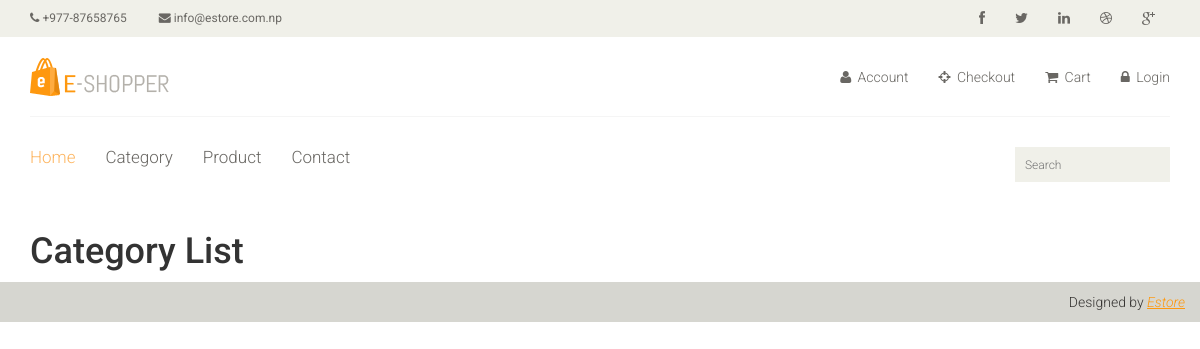
Page /category on the earlier database version.
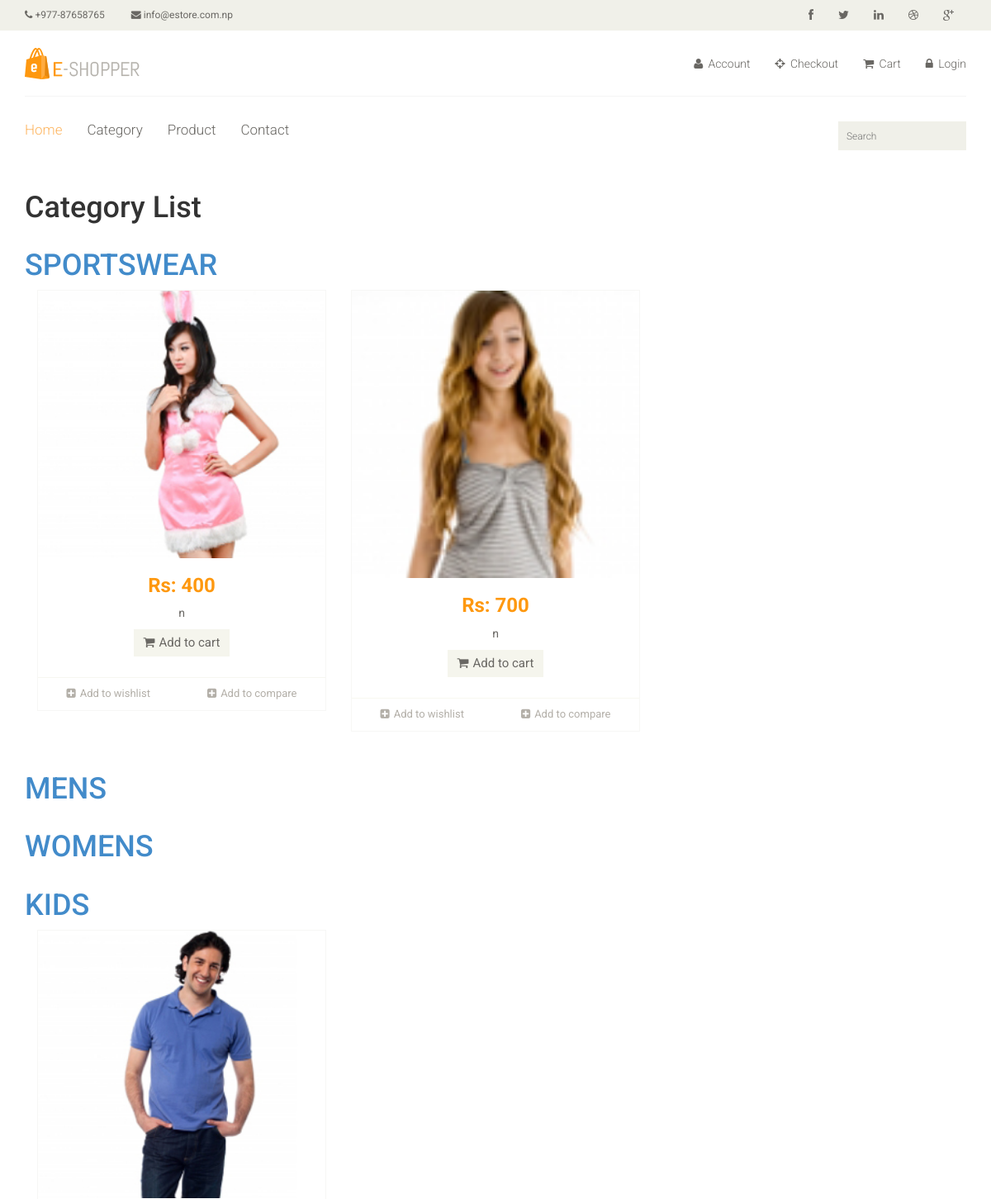
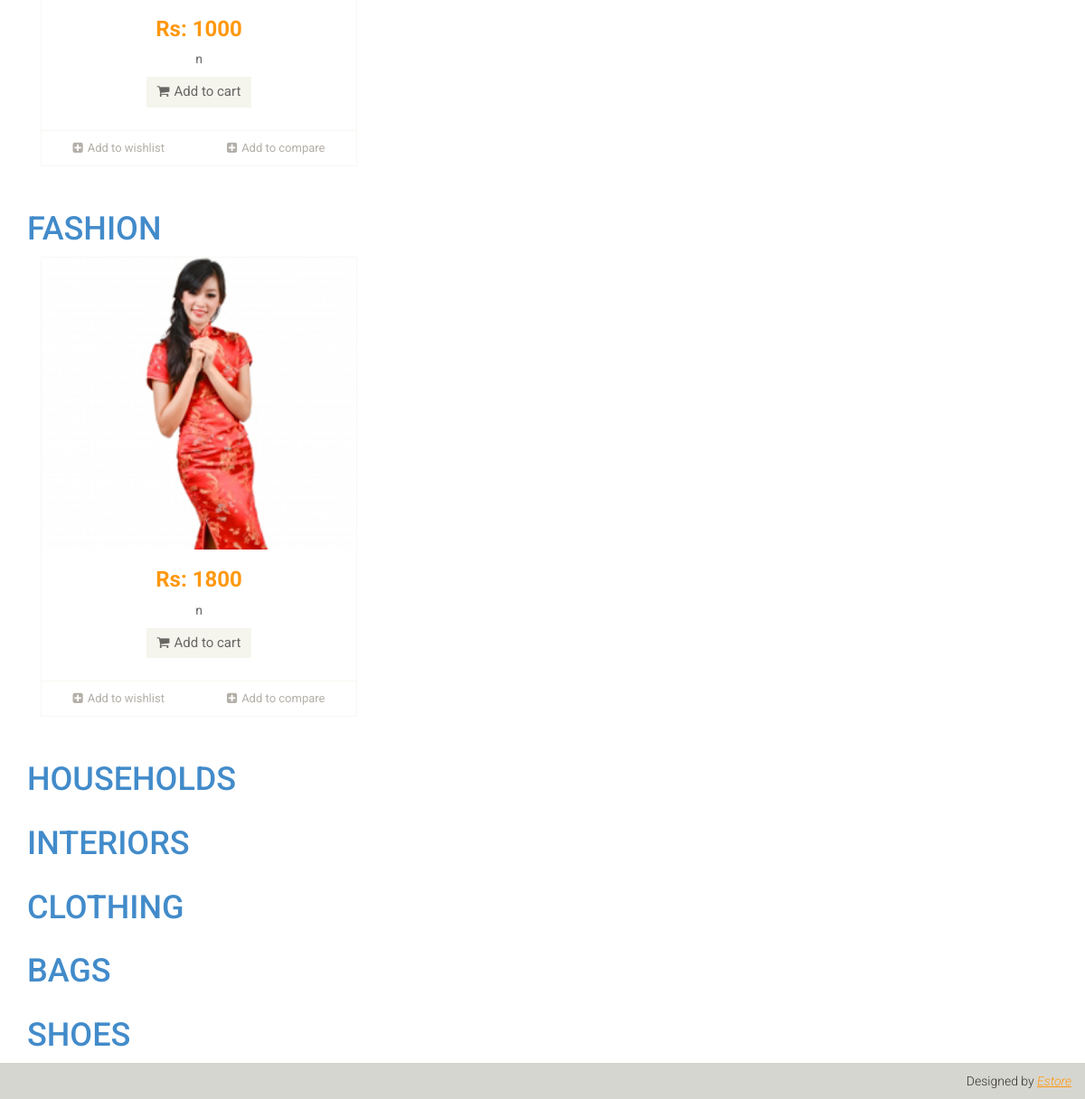
Same page on the later database version (2 pictures, top to bottom).
### ecommerce/models.py (models this page shows, shortened)
class Category(models.Model):
    cat_name = models.CharField(max_length=100, unique=True)
    slug = models.SlugField(max_length=100, unique=True)

class Product(models.Model):
    category = models.ForeignKey(Category, on_delete=models.CASCADE)
    name = models.CharField(max_length=100, unique=True)
    slug = models.SlugField(max_length=100, unique=True)
    price = models.IntegerField()
    image = models.ImageField(upload_to='product/')
    description = RichTextField()
    stock = models.IntegerField(default=0)
    quantity = models.IntegerField(default=1)
    class Meta:
        verbose_name_plural = 'Product'

### ecommerce/views.py (the view)
# urls.py: path('category', views.category_list, name='category'),
def category_list(request):
    data = {
        'categoryData': Category.objects.all(),
    }
    return render(request, 'pages/category/category.html', data)

### ecommerce/general.py (called while the page is built)
def data_pass_all_templates(request):
    data = {
        'settingData': Settings.objects.last()
    }
    return data

### templates/pages/category/category.html (shortened to what this page needs)
{% extends "master/master.html" %}
{% block content %}
    <div class="container">
        <div class="row">
            <div class="col-md-12">
                <h1>Category List</h1>
            </div>
        </div>
        {% for category in categoryData %}
            <div class="row">
                <div class="col-md-12">
                    <h1><a href="">{{ category.cat_name }}</a></h1>
                </div>
                <div class="col-md-12">
                    {% for product in category.product_set.all %}
                        <div class="col-sm-4">
                            <div class="product-image-wrapper">
                                <div class="single-products">
                                    <div class="productinfo text-center">
                                        {% if product.image %}
                                            <img src="{{ product.image.url }}" alt=""/>
                                        {% endif %}
                                        <h2>Rs: {{ product.price }}</h2>
                                        <p>{{ product.product_name }}n</p>
                                        <a href="#" class="btn btn-default add-to-cart"><i
                                                class="fa fa-shopping-cart"></i>Add
                                            to cart</a>
                                    </div>
                                    <div class="product-overlay">
                                        <div class="overlay-content">
                                        </div>
                                    </div>
                                </div>
                                <div class="choose">
                                    <ul class="nav nav-pills nav-justified">
                                        <li><a href="#"><i class="fa fa-plus-square"></i>Add to wishlist</a></li>
                                        <li><a href="#"><i class="fa fa-plus-square"></i>Add to compare</a></li>
                                    </ul>
                                </div>
                            </div>
                        </div>
                    {% endfor %}
                </div>
            </div>
        {% endfor %}
    </div>
{% endblock %}

Differences in the rows shown:
added Category: cat_name "SPORTSWEAR"
added Product: image (picture), price "400", shown under "SPORTSWEAR"
added Product: image (picture), price "700", shown under "SPORTSWEAR"
added Category: cat_name "MENS"
added Category: cat_name "WOMENS"
added Category: cat_name "KIDS"
added Product: image (picture), price "1000", shown under "KIDS"
added Category: cat_name "FASHION"
added Product: image (picture), price "1800", shown under "FASHION"
added Category: cat_name "HOUSEHOLDS"
added Category: cat_name "INTERIORS"
added Category: cat_name "CLOTHING"
added Category: cat_name "BAGS"
added Category: cat_name "SHOES"
